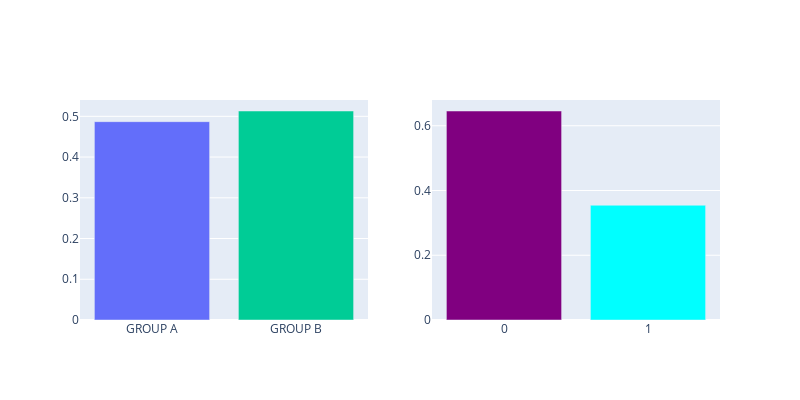
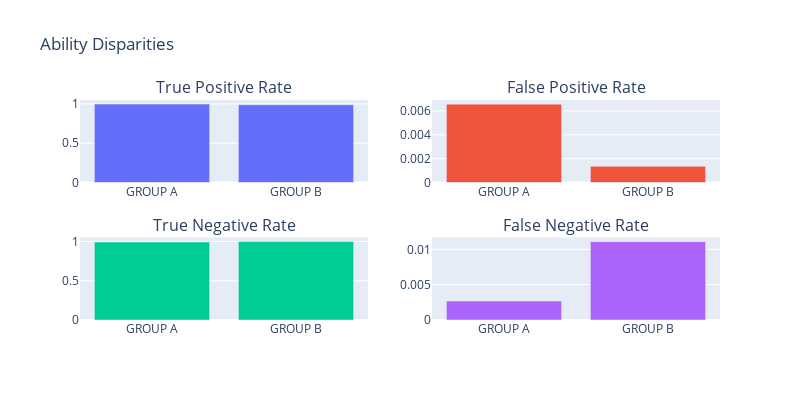
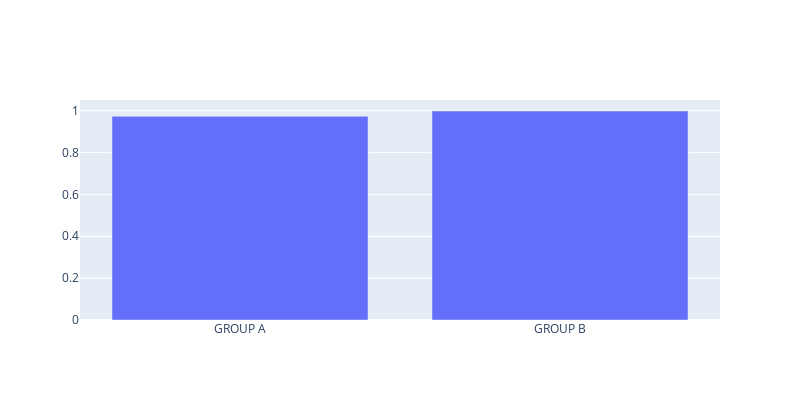

Write notebook code for charts like these, in order.
### Code cell
sensitive = 'group' # sensible variable one wants to test for biases
labels = {0:'GROUP A',1:'GROUP B'} # 0 - GROUP A and 1 - GROUP B Because we dont know yet what Group is referring to
fd.identify_bias(sensitive,labels)

### Figure 1 — Plotly figure (JSON) as saved in the notebook; plotly's stock layout.template omitted (floating-point values rounded to 4 significant figures)
{"data": [{"showlegend": false, "type": "bar", "x": ["GROUP A"], "xaxis": "x", "y": [0.4869], "yaxis": "y"}, {"marker": {"color": "purple"}, "showlegend": false, "type": "bar", "x": ["0"], "xaxis": "x2", "y": [0.6455], "yaxis": "y2"}, {"showlegend": false, "type": "bar", "x": ["GROUP B"], "xaxis": "x", "y": [0.5131], "yaxis": "y"}, {"marker": {"color": "cyan"}, "showlegend": false, "type": "bar", "x": ["1"], "xaxis": "x2", "y": [0.3545], "yaxis": "y2"}], "layout": {"height": 400, "width": 800, "xaxis": {"anchor": "y", "domain": [0, 0.45]}, "xaxis2": {"anchor": "y2", "domain": [0.55, 1]}, "yaxis": {"anchor": "x", "domain": [0, 1]}, "yaxis2": {"anchor": "x2", "domain": [0, 1]}}}

### Figure 2 — Plotly figure (JSON) as saved in the notebook; plotly's stock layout.template omitted (floating-point values rounded to 4 significant figures)
{"data": [{"type": "bar", "x": ["GROUP A", "GROUP B"], "xaxis": "x", "y": [0.9973, 0.9889], "yaxis": "y"}, {"type": "bar", "x": ["GROUP A", "GROUP B"], "xaxis": "x2", "y": [0.006573, 0.001354], "yaxis": "y2"}, {"type": "bar", "x": ["GROUP A", "GROUP B"], "xaxis": "x3", "y": [0.9934, 0.9986], "yaxis": "y3"}, {"type": "bar", "x": ["GROUP A", "GROUP B"], "xaxis": "x4", "y": [0.002682, 0.01109], "yaxis": "y4"}], "layout": {"annotations": [{"font": {"size": 16}, "showarrow": false, "text": "True Positive Rate", "x": 0.225, "xanchor": "center", "xref": "paper", "y": 1, "yanchor": "bottom", "yref": "paper"}, {"font": {"size": 16}, "showarrow": false, "text": "False Positive Rate", "x": 0.775, "xanchor": "center", "xref": "paper", "y": 1, "yanchor": "bottom", "yref": "paper"}, {"font": {"size": 16}, "showarrow": false, "text": "True Negative Rate", "x": 0.225, "xanchor": "center", "xref": "paper", "y": 0.375, "yanchor": "bottom", "yref": "paper"}, {"font": {"size": 16}, "showarrow": false, "text": "False Negative Rate", "x": 0.775, "xanchor": "center", "xref": "paper", "y": 0.375, "yanchor": "bottom", "yref": "paper"}], "height": 400, "showlegend": false, "title": {"text": "Ability Disparities"}, "width": 800, "xaxis": {"anchor": "y", "domain": [0, 0.45]}, "xaxis2": {"anchor": "y2", "domain": [0.55, 1]}, "xaxis3": {"anchor": "y3", "domain": [0, 0.45]}, "xaxis4": {"anchor": "y4", "domain": [0.55, 1]}, "yaxis": {"anchor": "x", "domain": [0.625, 1]}, "yaxis2": {"anchor": "x2", "domain": [0.625, 1]}, "yaxis3": {"anchor": "x3", "domain": [0, 0.375]}, "yaxis4": {"anchor": "x4", "domain": [0, 0.375]}}}

### Figure 3 — Plotly figure (JSON) as saved in the notebook; plotly's stock layout.template omitted (floating-point values rounded to 4 significant figures)
{"data": [{"type": "bar", "x": ["GROUP A", "GROUP B"], "y": [0.9731, 0.9987]}], "layout": {"height": 400, "width": 800}}
